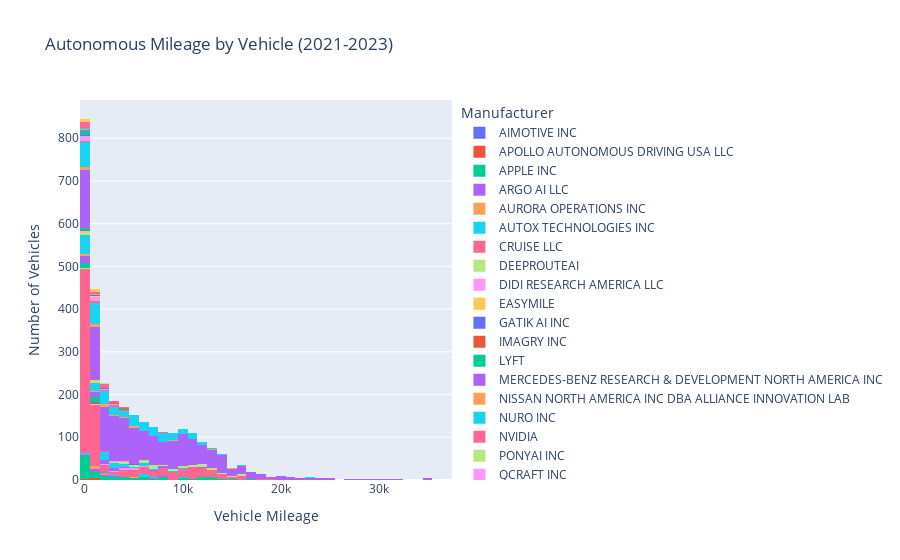
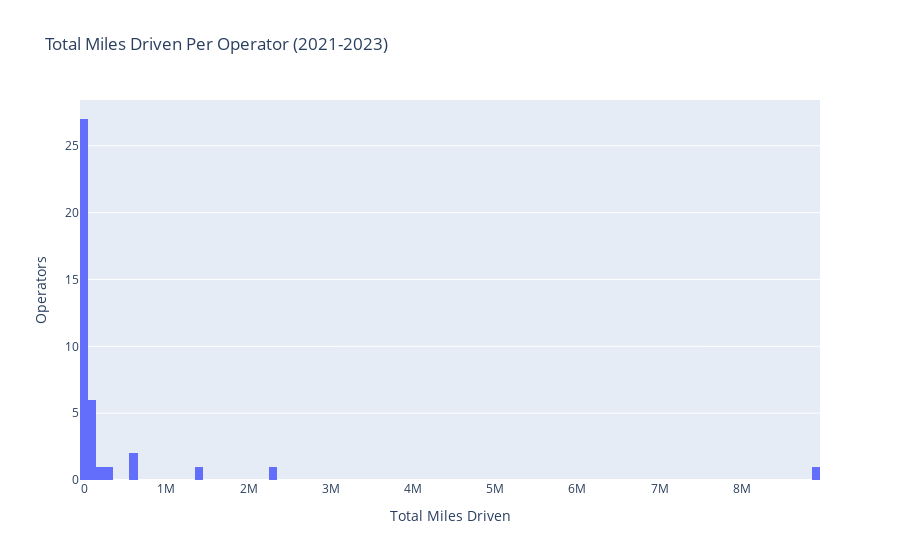

Notebook source saved alongside these figures, in order:
### Code cell
###  autonomous miles necessarily.  Need to look at data sources further.

# TODO: Drop zeroes? Probably.

#### Histogram: miles driven / VIN ######
vin = px.histogram(nonzero_mileage,
             x='Mileage Total', color="Manufacturer", title="Autonomous Mileage by Vehicle (2021-2023)", nbins=50)
vin.update_layout(xaxis_title='Vehicle Mileage', yaxis_title='Number of Vehicles')
vin.show()

#### Histogram: miles driven / Operator ######
manufacturer_miles_sum = nonzero_mileage.groupby('Manufacturer')['Mileage Total'].sum().reset_index()

fig = px.histogram(manufacturer_miles_sum, x='Mileage Total', title='Total Miles Driven Per Operator (2021-2023)',
                   labels={'Mileage Total': 'Total Miles Driven'},  nbins=100)  # Adjust nbins as needed
fig.update_layout(yaxis_title='Operators')

fig.show()




#### WANT: Would be absolutley sick if we could start with the VINs histogram and animated into the by Operator graph...

### Figure 1 — Plotly figure (JSON) as saved in the notebook; plotly's stock layout.template omitted (floating-point values rounded to 4 significant figures; data arrays with more than 128 entries replaced by an {"elided": "..."} marker saying what was removed)
{"data": [{"alignmentgroup": "True", "bingroup": "x", "hovertemplate": "Manufacturer=AIMOTIVE INC<br>Mileage Total=%{x}<br>count=%{y}<extra></extra>", "legendgroup": "AIMOTIVE INC", "marker": {"color": "#636efa", "pattern": {"shape": ""}}, "name": "AIMOTIVE INC", "nbinsx": 50, "offsetgroup": "AIMOTIVE INC", "orientation": "v", "showlegend": true, "type": "histogram", "x": [1827, 1149, 9350, 5865, 9628.0, 5249.0], "xaxis": "x", "yaxis": "y"}, {"alignmentgroup": "True", "bingroup": "x", "hovertemplate": "Manufacturer=APOLLO AUTONOMOUS DRIVING USA LLC<br>Mileage Total=%{x}<br>count=%{y}<extra></extra>", "legendgroup": "APOLLO AUTONOMOUS DRIVING USA LLC", "marker": {"color": "#EF553B", "pattern": {"shape": ""}}, "name": "APOLLO AUTONOMOUS DRIVING USA LLC", "nbinsx": 50, "offsetgroup": "APOLLO AUTONOMOUS DRIVING USA LLC", "orientation": "v", "showlegend": true, "type": "histogram", "x": [830.0, 637.5, 1142.0, 824.4, 141.6, 368.9], "xaxis": "x", "yaxis": "y"}, {"alignmentgroup": "True", "bingroup": "x", "hovertemplate": "Manufacturer=APPLE INC<br>Mileage Total=%{x}<br>count=%{y}<extra></extra>", "legendgroup": "APPLE INC", "marker": {"color": "#00cc96", "pattern": {"shape": ""}}, "name": "APPLE INC", "nbinsx": 50, "offsetgroup": "APPLE INC", "orientation": "v", "showlegend": true, "type": "histogram", "x": {"elided": "140 float values"}, "xaxis": "x", "yaxis": "y"}, {"alignmentgroup": "True", "bingroup": "x", "hovertemplate": "Manufacturer=ARGO AI LLC<br>Mileage Total=%{x}<br>count=%{y}<extra></extra>", "legendgroup": "ARGO AI LLC", "marker": {"color": "#ab63fa", "pattern": {"shape": ""}}, "name": "ARGO AI LLC", "nbinsx": 50, "offsetgroup": "ARGO AI LLC", "orientation": "v", "showlegend": true, "type": "histogram", "x": [7996.0, 6834.0, 5725.0, 8231.0, 7264.0, 522.2, 162.1, 633.5, 2643.0, 553.1, 3687.0, 1480.0, 2552.0, 1507.0, 1230.0, 1080.0, 1318.0, 1958.0], "xaxis": "x", "yaxis": "y"}, {"alignmentgroup": "True", "bingroup": "x", "hovertemplate": "Manufacturer=AURORA OPERATIONS INC<br>Mileage Total=%{x}<br>count=%{y}<extra></extra>", "legendgroup": "AURORA OPERATIONS INC", "marker": {"color": "#FFA15A", "pattern": {"shape": ""}}, "name": "AURORA OPERATIONS INC", "nbinsx": 50, "offsetgroup": "AURORA OPERATIONS INC", "orientation": "v", "showlegend": true, "type": "histogram", "x": [1388.0, 875.0, 4918.0, 1448.0, 2289.0, 624.2, 1104.0, 25.86, 700.3], "xaxis": "x", "yaxis": "y"}, {"alignmentgroup": "True", "bingroup": "x", "hovertemplate": "Manufacturer=AUTOX TECHNOLOGIES INC<br>Mileage Total=%{x}<br>count=%{y}<extra></extra>", "legendgroup": "AUTOX TECHNOLOGIES INC", "marker": {"color": "#19d3f3", "pattern": {"shape": ""}}, "name": "AUTOX TECHNOLOGIES INC", "nbinsx": 50, "offsetgroup": "AUTOX TECHNOLOGIES INC", "orientation": "v", "showlegend": true, "type": "histogram", "x": [1986, 13997, 10336, 6446, 6358, 5912, 5073, 6627, 2700, 8271, 5462, 5981, 2461, 600, 5922, 318, 5508, 2431, 2563, 138, 59, 273], "xaxis": "x", "yaxis": "y"}, {"alignmentgroup": "True", "bingroup": "x", "hovertemplate": "Manufacturer=CRUISE LLC<br>Mileage Total=%{x}<br>count=%{y}<extra></extra>", "legendgroup": "CRUISE LLC", "marker": {"color": "#FF6692", "pattern": {"shape": ""}}, "name": "CRUISE LLC", "nbinsx": 50, "offsetgroup": "CRUISE LLC", "orientation": "v", "showlegend": true, "type": "histogram", "x": {"elided": "813 float values"}, "xaxis": "x", "yaxis": "y"}, {"alignmentgroup": "True", "bingroup": "x", "hovertemplate": "Manufacturer=DEEPROUTEAI<br>Mileage Total=%{x}<br>count=%{y}<extra></extra>", "legendgroup": "DEEPROUTEAI", "marker": {"color": "#B6E880", "pattern": {"shape": ""}}, "name": "DEEPROUTEAI", "nbinsx": 50, "offsetgroup": "DEEPROUTEAI", "orientation": "v", "showlegend": true, "type": "histogram", "x": [18791, 12081, 510, 251], "xaxis": "x", "yaxis": "y"}, {"alignmentgroup": "True", "bingroup": "x", "hovertemplate": "Manufacturer=DIDI RESEARCH AMERICA LLC<br>Mileage Total=%{x}<br>count=%{y}<extra></extra>", "legendgroup": "DIDI RESEARCH AMERICA LLC", "marker": {"color": "#FF97FF", "pattern": {"shape": ""}}, "name": "DIDI RESEARCH AMERICA LLC", "nbinsx": 50, "offsetgroup": "DIDI RESEARCH AMERICA LLC", "orientation": "v", "showlegend": true, "type": "histogram", "x": [3759.0, 5416.0, 6946.0, 1830.0, 3306.0, 4891.0, 4592.0, 2845.0, 5858.0, 1302.0, 3711.0, 5156.0, 4735.0, 938.7, 3997.0, 3893.0, 3074.0, 4286.0, 6647.0, 1827.0], "xaxis": "x", "yaxis": "y"}, {"alignmentgroup": "True", "bingroup": "x", "hovertemplate": "Manufacturer=EASYMILE<br>Mileage Total=%{x}<br>count=%{y}<extra></extra>", "legendgroup": "EASYMILE", "marker": {"color": "#FECB52", "pattern": {"shape": ""}}, "name": "EASYMILE", "nbinsx": 50, "offsetgroup": "EASYMILE", "orientation": "v", "showlegend": true, "type": "histogram", "x": [320], "xaxis": "x", "yaxis": "y"}, {"alignmentgroup": "True", "bingroup": "x", "hovertemplate": "Manufacturer=GATIK AI INC<br>Mileage Total=%{x}<br>count=%{y}<extra></extra>", "legendgroup": "GATIK AI INC", "marker": {"color": "#636efa", "pattern": {"shape": ""}}, "name": "GATIK AI INC", "nbinsx": 50, "offsetgroup": "GATIK AI INC", "orientation": "v", "showlegend": true, "type": "histogram", "x": [1924, 1016, 634], "xaxis": "x", "yaxis": "y"}, {"alignmentgroup": "True", "bingroup": "x", "hovertemplate": "Manufacturer=IMAGRY INC<br>Mileage Total=%{x}<br>count=%{y}<extra></extra>", "legendgroup": "IMAGRY INC", "marker": {"color": "#EF553B", "pattern": {"shape": ""}}, "name": "IMAGRY INC", "nbinsx": 50, "offsetgroup": "IMAGRY INC", "orientation": "v", "showlegend": true, "type": "histogram", "x": [731.2, 650.1], "xaxis": "x", "yaxis": "y"}, {"alignmentgroup": "True", "bingroup": "x", "hovertemplate": "Manufacturer=LYFT<br>Mileage Total=%{x}<br>count=%{y}<extra></extra>", "legendgroup": "LYFT", "marker": {"color": "#00cc96", "pattern": {"shape": ""}}, "name": "LYFT", "nbinsx": 50, "offsetgroup": "LYFT", "orientation": "v", "showlegend": true, "type": "histogram", "x": [479.7, 839.3, 802.1, 1016.0, 985.5, 812.1, 596.7, 882.3, 525.3, 568.1, 625.5, 466.1, 523.6, 684.0, 423.9, 132.5, 257.0, 64.29, 32.78, 116.3, 216.2, 131.1, 19.6], "xaxis": "x", "yaxis": "y"}, {"alignmentgroup": "True", "bingroup": "x", "hovertemplate": "Manufacturer=MERCEDES-BENZ RESEARCH & DEVELOPMENT NORTH AMERICA INC<br>Mileage Total=%{x}<br>count=%{y}<extra></extra>", "legendgroup": "MERCEDES-BENZ RESEARCH & DEVELOPMENT NORTH AMERICA INC", "marker": {"color": "#ab63fa", "pattern": {"shape": ""}}, "name": "MERCEDES-BENZ RESEARCH & DEVELOPMENT NORTH AMERICA INC", "nbinsx": 50, "offsetgroup": "MERCEDES-BENZ RESEARCH & DEVELOPMENT NORTH AMERICA INC", "orientation": "v", "showlegend": true, "type": "histogram", "x": [744, 6, 22, 249, 126, 7169, 12317, 8396, 7740, 8201, 4402, 3088, 6143, 10, 48.41, 3801.0, 1772.0, 2874.0, 2865.0, 2899.0, 967.2, 3937.0, 1937.0, 670.2, 926.6, 435.7, 1021.0, 2248.0, 61.06, 84.04, 1512, 1837, 3423, 1388, 2346, 2171, 2067, 2418, 1032, 820, 394, 968, 885, 2556, 993, 108, 104, 704, 232, 335, 40, 96], "xaxis": "x", "yaxis": "y"}, {"alignmentgroup": "True", "bingroup": "x", "hovertemplate": "Manufacturer=NISSAN NORTH AMERICA INC DBA ALLIANCE INNOVATION LAB<br>Mileage Total=%{x}<br>count=%{y}<extra></extra>", "legendgroup": "NISSAN NORTH AMERICA INC DBA ALLIANCE INNOVATION LAB", "marker": {"color": "#FFA15A", "pattern": {"shape": ""}}, "name": "NISSAN NORTH AMERICA INC DBA ALLIANCE INNOVATION LAB", "nbinsx": 50, "offsetgroup": "NISSAN NORTH AMERICA INC DBA ALLIANCE INNOVATION LAB", "orientation": "v", "showlegend": true, "type": "histogram", "x": [177, 328, 3, 73, 21.4, 1100.0], "xaxis": "x", "yaxis": "y"}, {"alignmentgroup": "True", "bingroup": "x", "hovertemplate": "Manufacturer=NURO INC<br>Mileage Total=%{x}<br>count=%{y}<extra></extra>", "legendgroup": "NURO INC", "marker": {"color": "#19d3f3", "pattern": {"shape": ""}}, "name": "NURO INC", "nbinsx": 50, "offsetgroup": "NURO INC", "orientation": "v", "showlegend": true, "type": "histogram", "x": [5870.0, 2883.0, 718.2, 2423.0, 6330.0, 163.5, 511.2, 635.3, 8633.0, 4019.0, 990.0, 6337.0, 5674.0, 3053.0, 10860.0, 0.5, 358.9, 824.4, 603.8, 8903.0, 2257.0, 3547.0, 7743.0, 7472.0, 2652.0, 828.8, 9540.0, 10740.0, 9967.0, 5696.0, 6258.0, 6553.0, 7067.0, 3972.0, 2465.0, 4692.0, 839.3, 2064.0, 2641.0, 4363.0, 1029.0, 3511.0, 3647.0, 5560.0, 3813.0, 4681.0, 480.1, 291.8, 3292.0, 2593.0, 0.84, 5.34, 0.17, 113.5, 17.35, 3.27, 28.69, 447.7, 0.01, 13.13, 0.03, 55.77, 1945.0, 0.02, 2890.0, 67.41, 590.6, 130.1, 629.7, 14.31, 1294.0, 325.7, 124.4, 177.1, 2.5, 111.9, 311.9, 155.7, 394.6, 50.78, 1384.0, 170.4, 1999.0, 1835.0, 2005.0, 149.0, 2319.0, 1903.0, 2354.0, 2230.0, 2334.0, 144.8, 1297.0, 2738.0, 2022.0, 1463, 33.07, 13.3, 83.62, 93.83, 108.9, 54.05, 64.4, 11.49, 24.09, 86.15, 2654.0, 713.6, 2272.0, 2715.0, 3061.0, 2032.0, 1778, 1782.0, 1792.0, 1148.0, 1082.0, 198.4], "xaxis": "x", "yaxis": "y"}, {"alignmentgroup": "True", "bingroup": "x", "hovertemplate": "Manufacturer=NVIDIA<br>Mileage Total=%{x}<br>count=%{y}<extra></extra>", "legendgroup": "NVIDIA", "marker": {"color": "#FF6692", "pattern": {"shape": ""}}, "name": "NVIDIA", "nbinsx": 50, "offsetgroup": "NVIDIA", "orientation": "v", "showlegend": true, "type": "histogram", "x": [3449, 1789, 11153, 483, 10388, 742], "xaxis": "x", "yaxis": "y"}, {"alignmentgroup": "True", "bingroup": "x", "hovertemplate": "Manufacturer=PONYAI INC<br>Mileage Total=%{x}<br>count=%{y}<extra></extra>", "legendgroup": "PONYAI INC", "marker": {"color": "#B6E880", "pattern": {"shape": ""}}, "name": "PONYAI INC", "nbinsx": 50, "offsetgroup": "PONYAI INC", "orientation": "v", "showlegend": true, "type": "histogram", "x": [16360.0, 16120.0, 14220.0, 12440.0, 12830.0, 10480.0, 12850.0, 4014.0, 13070.0, 6016.0, 5726.0, 16140.0, 5048.0, 9402.0, 11350.0, 4834.0, 17610.0, 14320.0, 5735.0, 4509.0, 3299.0, 78.58, 14930.0, 2780.0, 6856.0, 181.9, 12200.0, 16110.0, 6284.0, 10860.0, 4474.0, 1405.0, 1279.0, 5853.0, 5344.0, 437.7, 182.5, 0.25, 4308, 890, 5228, 7162, 7812, 12670, 11951, 12100, 11081, 8108, 9092, 9959, 4417, 8950, 12264, 4383, 6491, 9746, 10224, 2856, 7128, 7053, 8596, 11525, 12073, 7128, 9588, 10667, 8004, 6759, 7309, 9418, 6503, 8969], "xaxis": "x", "yaxis": "y"}, {"alignmentgroup": "True", "bingroup": "x", "hovertemplate": "Manufacturer=QCRAFT INC<br>Mileage Total=%{x}<br>count=%{y}<extra></extra>", "legendgroup": "QCRAFT INC", "marker": {"color": "#FF97FF", "pattern": {"shape": ""}}, "name": "QCRAFT INC", "nbinsx": 50, "offsetgroup": "QCRAFT INC", "orientation": "v", "showlegend": true, "type": "histogram", "x": [4138, 2182, 2589], "xaxis": "x", "yaxis": "y"}, {"alignmentgroup": "True", "bingroup": "x", "hovertemplate": "Manufacturer=QUALCOMM TECHNOLOGIES INC<br>Mileage Total=%{x}<br>count=%{y}<extra></extra>", "legendgroup": "QUALCOMM TECHNOLOGIES INC", "marker": {"color": "#FECB52", "pattern": {"shape": ""}}, "name": "QUALCOMM TECHNOLOGIES INC", "nbinsx": 50, "offsetgroup": "QUALCOMM TECHNOLOGIES INC", "orientation": "v", "showlegend": true, "type": "histogram", "x": [432, 119, 1084, 438, 1191, 1388, 2182, 540, 578, 141, 396], "xaxis": "x", "yaxis": "y"}, {"alignmentgroup": "True", "bingroup": "x", "hovertemplate": "Manufacturer=TOYOTA RESEARCH INSTITUTE INC<br>Mileage Total=%{x}<br>count=%{y}<extra></extra>", "legendgroup": "TOYOTA RESEARCH INSTITUTE INC", "marker": {"color": "#636efa", "pattern": {"shape": ""}}, "name": "TOYOTA RESEARCH INSTITUTE INC", "nbinsx": 50, "offsetgroup": "TOYOTA RESEARCH INSTITUTE INC", "orientation": "v", "showlegend": true, "type": "histogram", "x": [3327, 5430, 4724, 478], "xaxis": "x", "yaxis": "y"}, {"alignmentgroup": "True", "bingroup": "x", "hovertemplate": "Manufacturer=UDELV INC<br>Mileage Total=%{x}<br>count=%{y}<extra></extra>", "legendgroup": "UDELV INC", "marker": {"color": "#EF553B", "pattern": {"shape": ""}}, "name": "UDELV INC", "nbinsx": 50, "offsetgroup": "UDELV INC", "orientation": "v", "showlegend": true, "type": "histogram", "x": [60], "xaxis": "x", "yaxis": "y"}, {"alignmentgroup": "True", "bingroup": "x", "hovertemplate": "Manufacturer=VALEO NORTH AMERICA INC<br>Mileage Total=%{x}<br>count=%{y}<extra></extra>", "legendgroup": "VALEO NORTH AMERICA INC", "marker": {"color": "#00cc96", "pattern": {"shape": ""}}, "name": "VALEO NORTH AMERICA INC", "nbinsx": 50, "offsetgroup": "VALEO NORTH AMERICA INC", "orientation": "v", "showlegend": true, "type": "histogram", "x": [201, 135, 339], "xaxis": "x", "yaxis": "y"}, {"alignmentgroup": "True", "bingroup": "x", "hovertemplate": "Manufacturer=WAYMO LLC<br>Mileage Total=%{x}<br>count=%{y}<extra></extra>", "legendgroup": "WAYMO LLC", "marker": {"color": "#ab63fa", "pattern": {"shape": ""}}, "name": "WAYMO LLC", "nbinsx": 50, "offsetgroup": "WAYMO LLC", "orientation": "v", "showlegend": true, "type": "histogram", "x": {"elided": "1289 float values"}, "xaxis": "x", "yaxis": "y"}, {"alignmentgroup": "True", "bingroup": "x", "hovertemplate": "Manufacturer=WERIDE CORP<br>Mileage Total=%{x}<br>count=%{y}<extra></extra>", "legendgroup": "WERIDE CORP", "marker": {"color": "#FFA15A", "pattern": {"shape": ""}}, "name": "WERIDE CORP", "nbinsx": 50, "offsetgroup": "WERIDE CORP", "orientation": "v", "showlegend": true, "type": "histogram", "x": [36.4, 11130.0, 377, 15140.0, 12990.0, 9.2, 8339.0, 3072.0, 363.6, 935.2, 5164.0, 334.8, 70.7, 9031.0, 2171.0, 5440.0, 679.1, 12240.0, 2349.0, 2034.0, 9491.0, 4619.0, 12610.0, 2213.0, 0.03, 551.1, 1130, 2167.0, 1673.0, 1308.0, 971.9, 2634.0, 1785.0, 6763.0, 8868.0, 5275.0, 6749.0, 4188.0], "xaxis": "x", "yaxis": "y"}, {"alignmentgroup": "True", "bingroup": "x", "hovertemplate": "Manufacturer=ZOOX INC<br>Mileage Total=%{x}<br>count=%{y}<extra></extra>", "legendgroup": "ZOOX INC", "marker": {"color": "#19d3f3", "pattern": {"shape": ""}}, "name": "ZOOX INC", "nbinsx": 50, "offsetgroup": "ZOOX INC", "orientation": "v", "showlegend": true, "type": "histogram", "x": {"elided": "317 float values"}, "xaxis": "x", "yaxis": "y"}, {"alignmentgroup": "True", "bingroup": "x", "hovertemplate": "Manufacturer=GHOST AUTONOMY INC<br>Mileage Total=%{x}<br>count=%{y}<extra></extra>", "legendgroup": "GHOST AUTONOMY INC", "marker": {"color": "#FF6692", "pattern": {"shape": ""}}, "name": "GHOST AUTONOMY INC", "nbinsx": 50, "offsetgroup": "GHOST AUTONOMY INC", "orientation": "v", "showlegend": true, "type": "histogram", "x": [2897.0, 1394.0, 3773.0, 2019.0, 752.8, 2606.0, 934.0, 182.3, 2270.0, 5279.0, 10400.0, 7935.0, 820.2, 8095, 34.5, 11130.0, 3927.0, 2873.0], "xaxis": "x", "yaxis": "y"}, {"alignmentgroup": "True", "bingroup": "x", "hovertemplate": "Manufacturer=INTEL CORPORATION<br>Mileage Total=%{x}<br>count=%{y}<extra></extra>", "legendgroup": "INTEL CORPORATION", "marker": {"color": "#B6E880", "pattern": {"shape": ""}}, "name": "INTEL CORPORATION", "nbinsx": 50, "offsetgroup": "INTEL CORPORATION", "orientation": "v", "showlegend": true, "type": "histogram", "x": [611, 170], "xaxis": "x", "yaxis": "y"}, {"alignmentgroup": "True", "bingroup": "x", "hovertemplate": "Manufacturer=MOTIONAL AD INC<br>Mileage Total=%{x}<br>count=%{y}<extra></extra>", "legendgroup": "MOTIONAL AD INC", "marker": {"color": "#FF97FF", "pattern": {"shape": ""}}, "name": "MOTIONAL AD INC", "nbinsx": 50, "offsetgroup": "MOTIONAL AD INC", "orientation": "v", "showlegend": true, "type": "histogram", "x": [239.3, 212.9, 31.9, 1141.0, 317.8, 945.2, 920.1, 858.5, 198.3, 5.6, 17.6, 1.3, 21.4, 27.6, 618.3, 3033.0, 751.6, 716.1, 724.5, 3264.0, 2464.0, 3358.0, 1276.0, 10.24], "xaxis": "x", "yaxis": "y"}, {"alignmentgroup": "True", "bingroup": "x", "hovertemplate": "Manufacturer=NVIDIA CORPORATION<br>Mileage Total=%{x}<br>count=%{y}<extra></extra>", "legendgroup": "NVIDIA CORPORATION", "marker": {"color": "#FECB52", "pattern": {"shape": ""}}, "name": "NVIDIA CORPORATION", "nbinsx": 50, "offsetgroup": "NVIDIA CORPORATION", "orientation": "v", "showlegend": true, "type": "histogram", "x": [14.26, 3069.0, 1688.0, 1518.0, 880.6], "xaxis": "x", "yaxis": "y"}, {"alignmentgroup": "True", "bingroup": "x", "hovertemplate": "Manufacturer=TOYOTA RESEARCH INSTITUTE<br>Mileage Total=%{x}<br>count=%{y}<extra></extra>", "legendgroup": "TOYOTA RESEARCH INSTITUTE", "marker": {"color": "#636efa", "pattern": {"shape": ""}}, "name": "TOYOTA RESEARCH INSTITUTE", "nbinsx": 50, "offsetgroup": "TOYOTA RESEARCH INSTITUTE", "orientation": "v", "showlegend": true, "type": "histogram", "x": [2277, 1355, 967, 175], "xaxis": "x", "yaxis": "y"}, {"alignmentgroup": "True", "bingroup": "x", "hovertemplate": "Manufacturer=APOLLO<br>Mileage Total=%{x}<br>count=%{y}<extra></extra>", "legendgroup": "APOLLO", "marker": {"color": "#EF553B", "pattern": {"shape": ""}}, "name": "APOLLO", "nbinsx": 50, "offsetgroup": "APOLLO", "orientation": "v", "showlegend": true, "type": "histogram", "x": [4354.0, 3817.0, 2942, 4199.0], "xaxis": "x", "yaxis": "y"}, {"alignmentgroup": "True", "bingroup": "x", "hovertemplate": "Manufacturer=AUTOX<br>Mileage Total=%{x}<br>count=%{y}<extra></extra>", "legendgroup": "AUTOX", "marker": {"color": "#00cc96", "pattern": {"shape": ""}}, "name": "AUTOX", "nbinsx": 50, "offsetgroup": "AUTOX", "orientation": "v", "showlegend": true, "type": "histogram", "x": [3, 22, 42, 34, 5, 8, 2, 3768, 3624, 8, 337, 9, 8], "xaxis": "x", "yaxis": "y"}, {"alignmentgroup": "True", "bingroup": "x", "hovertemplate": "Manufacturer=BOSCH<br>Mileage Total=%{x}<br>count=%{y}<extra></extra>", "legendgroup": "BOSCH", "marker": {"color": "#ab63fa", "pattern": {"shape": ""}}, "name": "BOSCH", "nbinsx": 50, "offsetgroup": "BOSCH", "orientation": "v", "showlegend": true, "type": "histogram", "x": [24.32, 532.9, 202.1], "xaxis": "x", "yaxis": "y"}, {"alignmentgroup": "True", "bingroup": "x", "hovertemplate": "Manufacturer=DIDI RESEARCH AMERICA<br>Mileage Total=%{x}<br>count=%{y}<extra></extra>", "legendgroup": "DIDI RESEARCH AMERICA", "marker": {"color": "#FFA15A", "pattern": {"shape": ""}}, "name": "DIDI RESEARCH AMERICA", "nbinsx": 50, "offsetgroup": "DIDI RESEARCH AMERICA", "orientation": "v", "showlegend": true, "type": "histogram", "x": [1409.0, 918.2, 311.7, 79.6, 1286.0], "xaxis": "x", "yaxis": "y"}, {"alignmentgroup": "True", "bingroup": "x", "hovertemplate": "Manufacturer=IMAGRY INC <br>Mileage Total=%{x}<br>count=%{y}<extra></extra>", "legendgroup": "IMAGRY INC ", "marker": {"color": "#19d3f3", "pattern": {"shape": ""}}, "name": "IMAGRY INC ", "nbinsx": 50, "offsetgroup": "IMAGRY INC ", "orientation": "v", "showlegend": true, "type": "histogram", "x": [326.5, 397.1], "xaxis": "x", "yaxis": "y"}, {"alignmentgroup": "True", "bingroup": "x", "hovertemplate": "Manufacturer=MERCEDES<br>Mileage Total=%{x}<br>count=%{y}<extra></extra>", "legendgroup": "MERCEDES", "marker": {"color": "#FF6692", "pattern": {"shape": ""}}, "name": "MERCEDES", "nbinsx": 50, "offsetgroup": "MERCEDES", "orientation": "v", "showlegend": true, "type": "histogram", "x": [384.7, 294.2, 360.5, 482.9, 132.1, 930.9, 728.0, 561.2, 1350.0, 2061.0, 2754.0, 3166.0, 1869.0, 3752.0, 2801.0, 1701.0, 1978.0, 2869.0, 2294.0, 3656.0, 3327.0, 2406.0, 2041.0, 1407.0, 2300.0, 2399.0, 4297.0, 2192.0, 2639.0, 126.6, 143.9, 206.3, 123.0, 108.2, 141.0, 214.9, 144.3], "xaxis": "x", "yaxis": "y"}, {"alignmentgroup": "True", "bingroup": "x", "hovertemplate": "Manufacturer=NISSAN<br>Mileage Total=%{x}<br>count=%{y}<extra></extra>", "legendgroup": "NISSAN", "marker": {"color": "#B6E880", "pattern": {"shape": ""}}, "name": "NISSAN", "nbinsx": 50, "offsetgroup": "NISSAN", "orientation": "v", "showlegend": true, "type": "histogram", "x": [485, 2105, 2235], "xaxis": "x", "yaxis": "y"}, {"alignmentgroup": "True", "bingroup": "x", "hovertemplate": "Manufacturer=VALEO NORTH AMERICA<br>Mileage Total=%{x}<br>count=%{y}<extra></extra>", "legendgroup": "VALEO NORTH AMERICA", "marker": {"color": "#FF97FF", "pattern": {"shape": ""}}, "name": "VALEO NORTH AMERICA", "nbinsx": 50, "offsetgroup": "VALEO NORTH AMERICA", "orientation": "v", "showlegend": true, "type": "histogram", "x": [104], "xaxis": "x", "yaxis": "y"}, {"alignmentgroup": "True", "bingroup": "x", "hovertemplate": "Manufacturer=WOVEN BY TOYOTA US INC<br>Mileage Total=%{x}<br>count=%{y}<extra></extra>", "legendgroup": "WOVEN BY TOYOTA US INC", "marker": {"color": "#FECB52", "pattern": {"shape": ""}}, "name": "WOVEN BY TOYOTA US INC", "nbinsx": 50, "offsetgroup": "WOVEN BY TOYOTA US INC", "orientation": "v", "showlegend": true, "type": "histogram", "x": [618, 972, 619, 636, 816, 64, 95, 54, 21, 52, 247], "xaxis": "x", "yaxis": "y"}], "layout": {"autosize": true, "barmode": "relative", "legend": {"title": {"text": "Manufacturer"}, "tracegroupgap": 0}, "title": {"text": "Autonomous Mileage by Vehicle (2021-2023)"}, "xaxis": {"anchor": "y", "autorange": true, "domain": [0, 1], "range": [-500, 37500], "title": {"text": "Vehicle Mileage"}, "type": "linear"}, "yaxis": {"anchor": "x", "autorange": true, "domain": [0, 1], "range": [0, 889.5], "title": {"text": "Number of Vehicles"}}}}

### Figure 2 — Plotly figure (JSON) as saved in the notebook; plotly's stock layout.template omitted (floating-point values rounded to 4 significant figures)
{"data": [{"alignmentgroup": "True", "bingroup": "x", "hovertemplate": "Total Miles Driven=%{x}<br>count=%{y}<extra></extra>", "legendgroup": "", "marker": {"color": "#636efa", "pattern": {"shape": ""}}, "name": "", "nbinsx": 100, "offsetgroup": "", "orientation": "v", "showlegend": false, "type": "histogram", "x": [33070.0, 15310.0, 3944.0, 591100.0, 55370.0, 13370.0, 7870, 99422, 759.3, 2323000.0, 31633, 4004.0, 79010.0, 320, 3574, 67330.0, 1381.0, 723.6, 781, 11200.0, 58340.0, 111600.0, 21150.0, 4825, 1702.0, 258100.0, 28004, 7169.0, 586000.0, 8909, 8489, 4774, 13959, 60, 104, 675, 8896000.0, 164900.0, 4194, 1418000.0], "xaxis": "x", "yaxis": "y"}], "layout": {"autosize": true, "barmode": "relative", "legend": {"tracegroupgap": 0}, "title": {"text": "Total Miles Driven Per Operator (2021-2023)"}, "xaxis": {"anchor": "y", "autorange": true, "domain": [0, 1], "range": [-50000, 8950000], "title": {"text": "Total Miles Driven"}, "type": "linear"}, "yaxis": {"anchor": "x", "autorange": true, "domain": [0, 1], "range": [0, 28.42], "title": {"text": "Operators"}}}}
